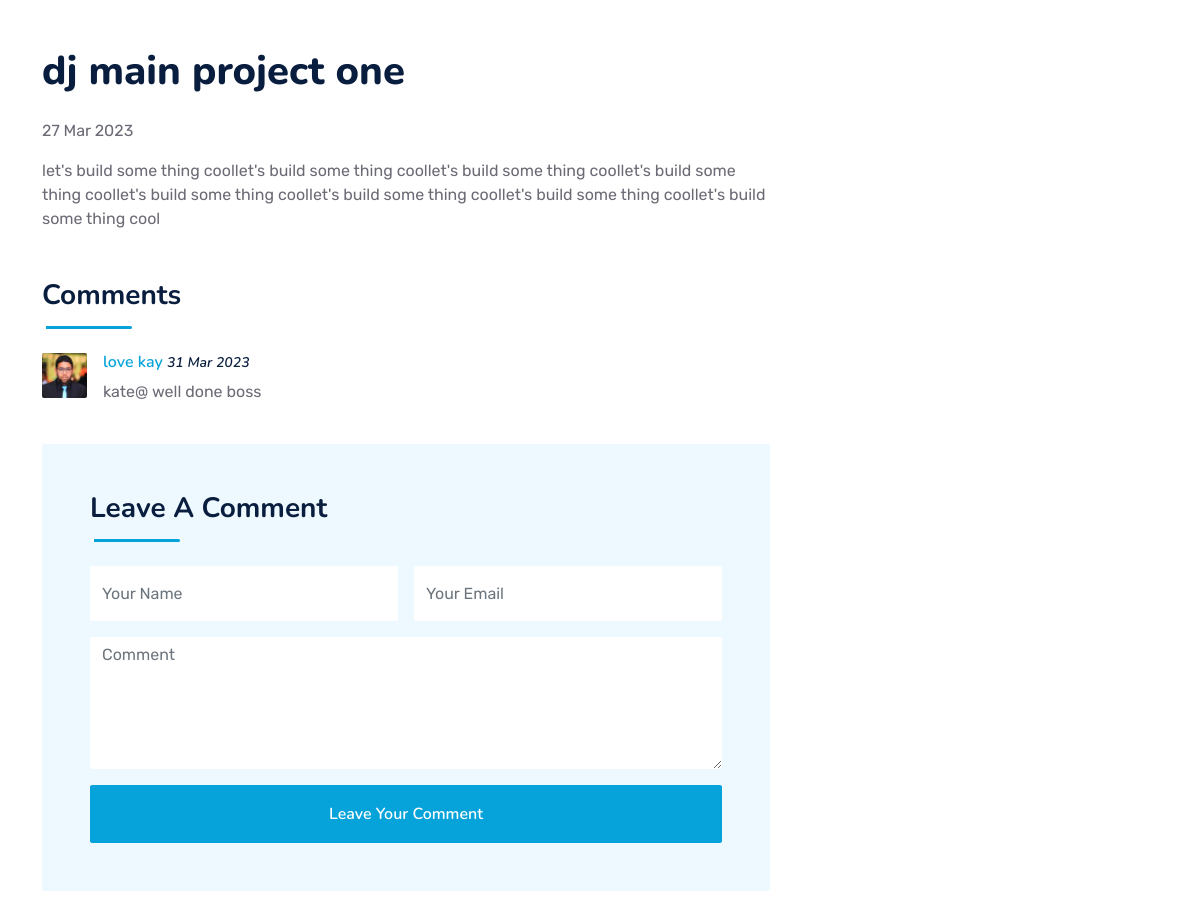
/detail/dj-main-project-one/ (middle part), run on an earlier commit of the app's database.
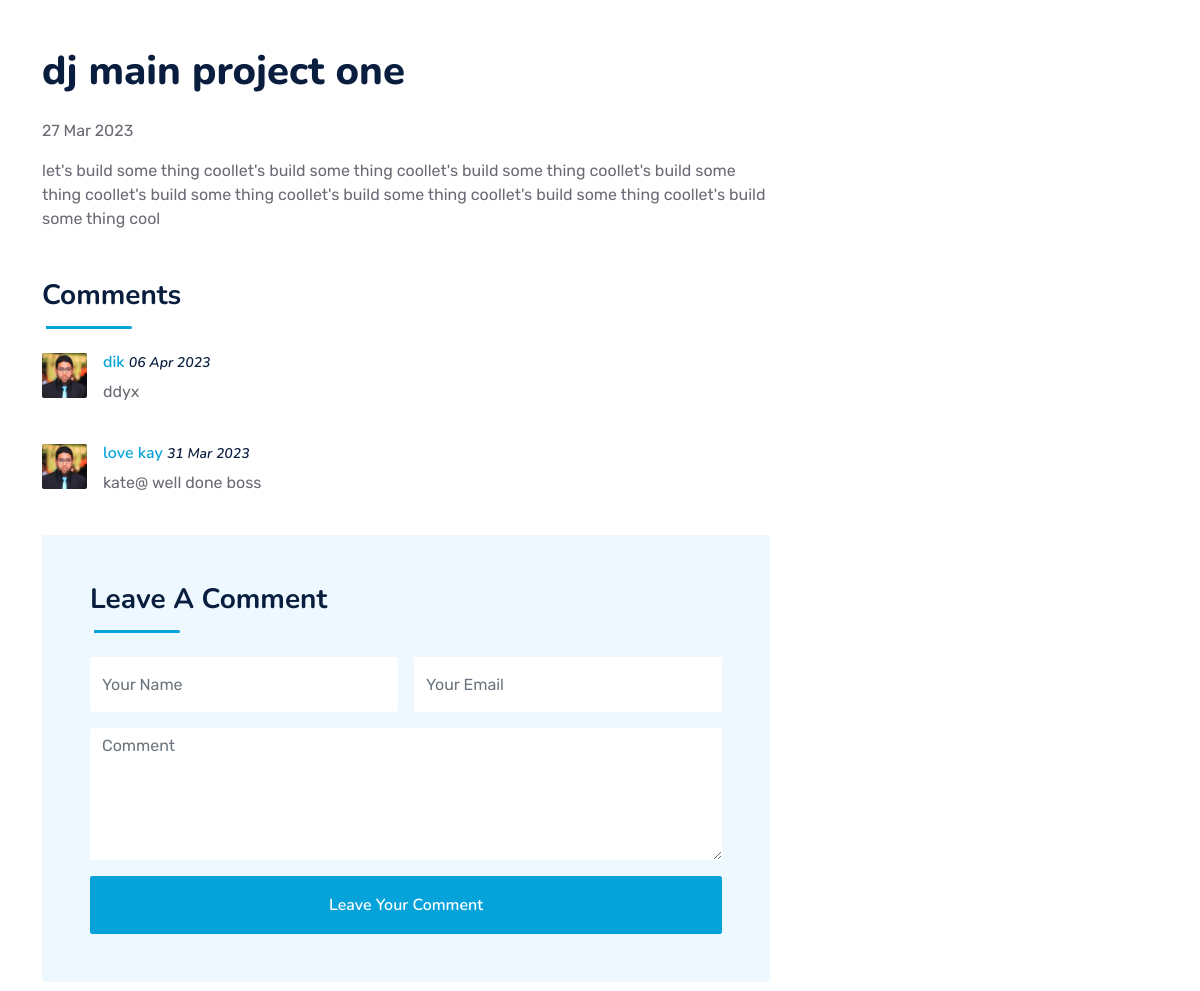
And on a later commit of the database.
### myapp/models.py (models this page shows, shortened)
class Comment(models.Model):
    post = models.ForeignKey(Post,related_name="comments",on_delete=models.CASCADE)
    name = models.CharField(max_length=150)
    email = models.EmailField()
    body = models.TextField()
    created_at = models.DateTimeField(auto_now_add=True)
    class Meta:
        ordering = ("-created_at",)

### myapp/views.py (the view, shortened to what this page needs)
# urls.py: path("detail/<slug:slug>/",views.detail, name="detail"),
def detail(request,slug):
    recent = Post.objects.all()[:5]
    post = Post.objects.get(slug=slug)
    return render(request,"myapp/detail.html" ,{"recent_posts " :recent ,"post":post})

### myapp/templates/myapp/detail.html (shortened to what this page needs)
{% extends 'myapp/base.html' %}
{% load static %}
{% block header %}
<div class="container-fluid position-relative p-0">
{% endblock %}
{% block content %}
    <div class="container-fluid py-5 wow fadeInUp" data-wow-delay="0.1s">
        <div class="container py-5">
            <div class="row g-5">
                <div class="col-lg-8">
                    <div class="mb-5">
                        <h1 class="mb-4"> {{post.title}} </h1>
                        <p><small></small>{{post.created_at|date:'d M Y'}} </small></p>
                        <p>{{post.body}}</p>
                    </div>
                    <div class="mb-5">
                        <div class="section-title section-title-sm position-relative pb-3 mb-4">
                            <h3 class="mb-0"> Comments</h3>
                        </div>
                        {% for comment in post.comments.all %}
                        <div class="d-flex mb-4">
                            <img src="{% static 'img/user.jpg' %}" class="img-fluid rounded" style="width: 45px; height: 45px;">
                            <div class="ps-3">
                                <h6><a href="">{{ comment.name }}</a> <small><i>{{comment.created_at|date:'d M Y'}}</i></small></h6>
                                <p>{{ comment.body }}</p>
                            </div>
                        </div>
                        {% empty %}
                        <div class="ps-3">
                            <h6> No comments </h6>
                        </div>
                       {% endfor %}
                    <div class="bg-light rounded p-5">
                        <div class="section-title section-title-sm position-relative pb-3 mb-4">
                            <h3 class="mb-0">Leave A Comment</h3>
                        </div>
                        <form  action="" method="post">
                            <div class="row g-3">
                                <div class="col-12 col-sm-6">
                                    <input type="text" name="name" class="form-control bg-white border-0" placeholder="Your Name" style="height: 55px;">
                                </div>
                                <div class="col-12 col-sm-6">
                                    <input type="email" name="email" class="form-control bg-white border-0" placeholder="Your Email" style="height: 55px;">
                                </div>
                                <div class="col-12">
                                    <textarea class="form-control bg-white border-0"  name="body" rows="5" placeholder="Comment"></textarea>
                                </div>
                                <div class="col-12">
                                    <button class="btn btn-primary w-100 py-3" type="submit">Leave Your Comment</button>
                                </div>
                            </div>
                        </form>
                    </div>
                </div>
            </div>
        </div>
    </div>
{% endblock %}

What changed in the data, as far as the page shows it:
added Comment: name "dik", created_at "06 Apr 2023", body "ddyx"
